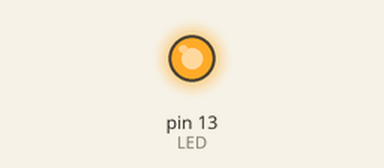
Recording of a sketch running on a simulated Arduino Uno, built with avr-gcc and run on an emulated ATmega328P. Parts: output pins drawn as LEDs (lit = HIGH).

Above: at 0.1 s.
At 0.6 s:
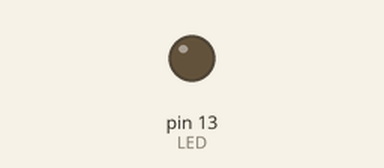
Timing chart, 0 to 2.1 s (numbered marks = the images above):
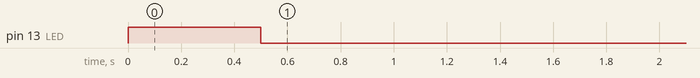

The sketch:

blink_once.ino
```cpp
void setup() {
  const int LED = 13;
  pinMode(LED,OUTPUT);
  digitalWrite(LED,HIGH);
  delay(500);
  digitalWrite(LED,LOW);
  delay(500);
}

void loop() {
  // put your main code here, to run repeatedly:

}
```
